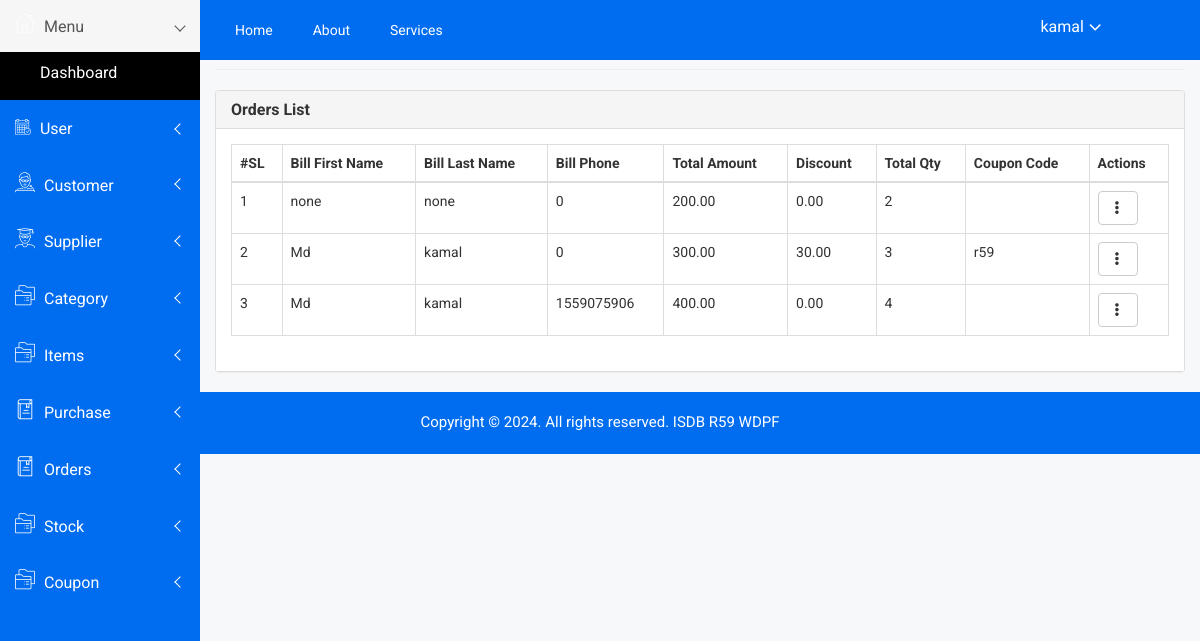
The page /admin/orders_list.php (signed in) on the database as committed earlier.
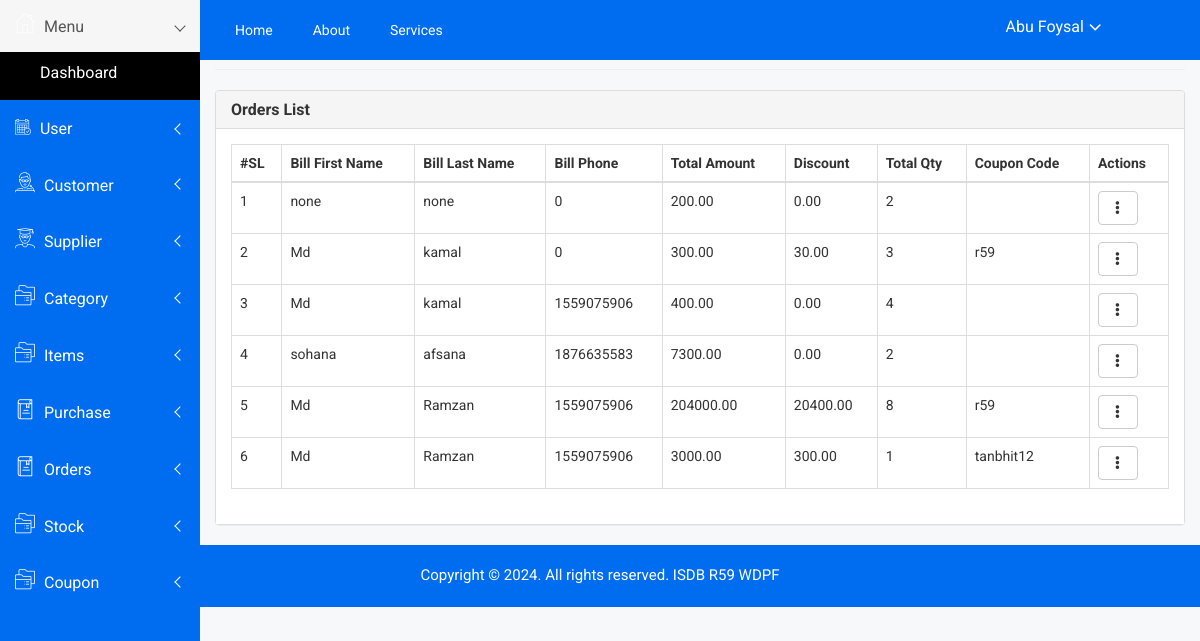
The same page on the database as committed later.
### tables this page shows
CREATE TABLE `orders` (
  `id` int(11) NOT NULL,
  `bill_country` varchar(50) NOT NULL,
  `ship_country` varchar(50) NOT NULL,
  `bill_first_name` varchar(50) NOT NULL,
  `ship_first_name` varchar(50) NOT NULL,
  `bill_last_name` varchar(50) NOT NULL,
  `ship_last_name` varchar(50) NOT NULL,
  `bill_company_name` varchar(100) NOT NULL,
  `ship_company_name` varchar(100) NOT NULL,
  `bill_address` varchar(100) NOT NULL,
  `ship_address` varchar(100) NOT NULL,
  `bill_state` varchar(50) NOT NULL,
  `ship_state` varchar(50) NOT NULL,
  `bill_post` varchar(50) NOT NULL,
  `ship_post` varchar(50) NOT NULL,
  `bill_email` varchar(50) NOT NULL,
  `ship_email` varchar(50) NOT NULL,
  `bill_phone` int(15) NOT NULL,
  `ship_phone` int(15) NOT NULL,
  `total_amount` decimal(10,2) NOT NULL,
  `discount` decimal(10,2) NOT NULL,
  `total_qty` int(11) NOT NULL,
  `cart_data` text NOT NULL,
  `coupon_code` varchar(255) NOT NULL,
  `payment_method` varchar(255) DEFAULT NULL,
  `shiping_charge` decimal(10,2) NOT NULL DEFAULT 0.00,
  `notes` varchar(500) NOT NULL,
  `created_at` date DEFAULT NULL,
  `created_by` int(11) DEFAULT NULL,
  `updated_by` int(11) DEFAULT NULL,
  `updated_at` date DEFAULT NULL,
  `deleted_at` date DEFAULT NULL
);

### admin/include/connection.php (called while the page is built)
<?php
    include_once('class/crud.php');
    $mysqli=new crud("root","","sports_store");
    $baseurl="http://localhost/sports_store/admin/";
?>

### admin/class/crud.php (called while the page is built, shortened)
<?php
    class crud{
        private $host='localhost';
        private $connection;
        public function __construct($user,$password,$database){
            $this->user=$user;
            $this->password=$password;
            $this->database=$database;
            $this->connection=new mysqli($this->host,$this->user,$this->password,$this->database);
        }
        public function common_select($table,$fields='*',$condition=false,$sort_field=false,$sort='ASC'){
            $result=array();
            $error=false;
            $sql="select $fields from $table where deleted_at is null ";
            $rs=$this->connection->query($sql);
            if($rs){
                if($rs->num_rows > 0){
                    while($r=$rs->fetch_object()){
                        array_push($result,$r);
                    }
                }
            }else{
                $error=$this->connection->error;
            }
            $return = array('data'=>$result,'error'=>$error);
            return $return;
        }
    }
?>

### admin/orders_list.php (the view, shortened to what the changed rows need)
<?php include('include/header.php') ; ?>
<link href="https://cdn.datatables.net/1.10.24/css/dataTables.bootstrap.min.css" rel="stylesheet">
<div class="container-fluid">
    <div class="panel panel-default">
        <div class="panel-body">
            <div class="table-responsive">
                <table class="table table-bordered table-hover">
                    <thead>
                        <tr>
                            <th>#SL</th>
                            <th>Bill First Name</th>
                            <th>Bill Last Name</th>
                            <th>Bill Phone</th>
                            <th>Total Amount</th>
                            <th>Discount</th>
                            <th>Total Qty</th>
                            <th>Coupon Code</th>
                            <th>Actions</th>
                        </tr>
                    </thead>
                    <tbody>
                        <?php
                            $result=$mysqli->common_select('orders');
                            if($result){
                                if($result['data']){
                                    $i=1;
                                    foreach($result['data'] as $data){
                        ?>
                        <tr>
                            <td><?= $i++ ?></td>
                            <td><?= $data->bill_first_name ?></td>
                            <td><?= $data->bill_last_name ?></td>
                            <td><?= $data->bill_phone ?></td>
                            <td><?= $data->total_amount ?></td>
                            <td><?= $data->discount ?></td>
                            <td><?= $data->total_qty ?></td>
                            <td><?= $data->coupon_code ?></td>
                            <td>
                                <div class="dropdown">
                                    <button type="button" class="btn btn-default dropdown-toggle" data-toggle="dropdown">
                                        <i class="glyphicon glyphicon-option-vertical"></i>
                                    </button>
                                </div>
                            </td>
                        </tr>
                        <?php } } } ?>
                    </tbody>
                </table>
            </div>
        </div>
    </div>
</div>
<?php include('include/footer.php') ; ?>

### admin/include/header.php (shortened to what the changed rows need)
<?php require_once('connection.php'); ?>
<!doctype html>
<html class="no-js" lang="en">
<head>
    <link rel="stylesheet" href="<?= $baseurl ?>assets/css/bootstrap.min.css">
    <link rel="stylesheet" href="<?= $baseurl ?>assets/css/font-awesome.min.css">
    <link rel="stylesheet" href="<?= $baseurl ?>assets/css/owl.carousel.css">
    <link rel="stylesheet" href="<?= $baseurl ?>assets/css/owl.theme.css">
    <link rel="stylesheet" href="<?= $baseurl ?>assets/css/owl.transitions.css">
    <link rel="stylesheet" href="<?= $baseurl ?>assets/css/animate.css">
    <link rel="stylesheet" href="<?= $baseurl ?>assets/css/normalize.css">
    <link rel="stylesheet" href="<?= $baseurl ?>assets/css/meanmenu.min.css">
    <link rel="stylesheet" href="<?= $baseurl ?>assets/css/main.css">
    <link rel="stylesheet" href="<?= $baseurl ?>assets/css/educate-custon-icon.css">
    <link rel="stylesheet" href="<?= $baseurl ?>assets/css/morrisjs/morris.css">
    <link rel="stylesheet" href="<?= $baseurl ?>assets/css/scrollbar/jquery.mCustomScrollbar.min.css">
    <link rel="stylesheet" href="<?= $baseurl ?>assets/css/metisMenu/metisMenu.min.css">
    <link rel="stylesheet" href="<?= $baseurl ?>assets/css/metisMenu/metisMenu-vertical.css">
    <link rel="stylesheet" href="<?= $baseurl ?>assets/css/calendar/fullcalendar.min.css">
    <link rel="stylesheet" href="<?= $baseurl ?>assets/css/calendar/fullcalendar.print.min.css">
    <link rel="stylesheet" href="<?= $baseurl ?>assets/style.css">
    <link rel="stylesheet" href="<?= $baseurl ?>assets/css/responsive.css">
</head>
<body>
<div class="all-content-wrapper">
  <div class="header-advance-area">
    <div class="header-top-area">
        <div class="container-fluid">
            <div class="row">
                <div class="col-lg-12 col-md-12 col-sm-12 col-xs-12">
                    <div class="header-top-wraper">
                        <div class="row">
                            <div class="col-lg-5 col-md-5 col-sm-12 col-xs-12">
                                <div class="header-right-info">
                                    <ul class="nav navbar-nav mai-top-nav header-right-menu">
                                        <li class="nav-item">
                                            <a href="#" data-toggle="dropdown" role="button" aria-expanded="false" class="nav-link dropdown-toggle">
                                                <span class="admin-name"><?= $_SESSION['name'] ?></span>
                                                <i class="fa fa-angle-down edu-icon edu-down-arrow"></i>
                                            </a>
                                        </li>
                                    </ul>
                                </div>
                            </div>
                        </div>
                    </div>
                </div>
            </div>
        </div>
    </div>
</div>

Rows that differ between the two databases and show on the page:
added orders: bill_first_name "sohana", bill_last_name "afsana", bill_phone "1876635583", total_amount "7300.00", discount "0.00", total_qty "2"
added orders: bill_first_name "Md", bill_last_name "Ramzan", bill_phone "1559075906", total_amount "204000.00", discount "20400.00", total_qty "8", coupon_code "r59"
added orders: bill_first_name "Md", bill_last_name "Ramzan", bill_phone "1559075906", total_amount "3000.00", discount "300.00", total_qty "1", coupon_code "tanbhit12"
Other text that changed with them:
$_SESSION['name']: "kamal" → "Abu Foysal"
